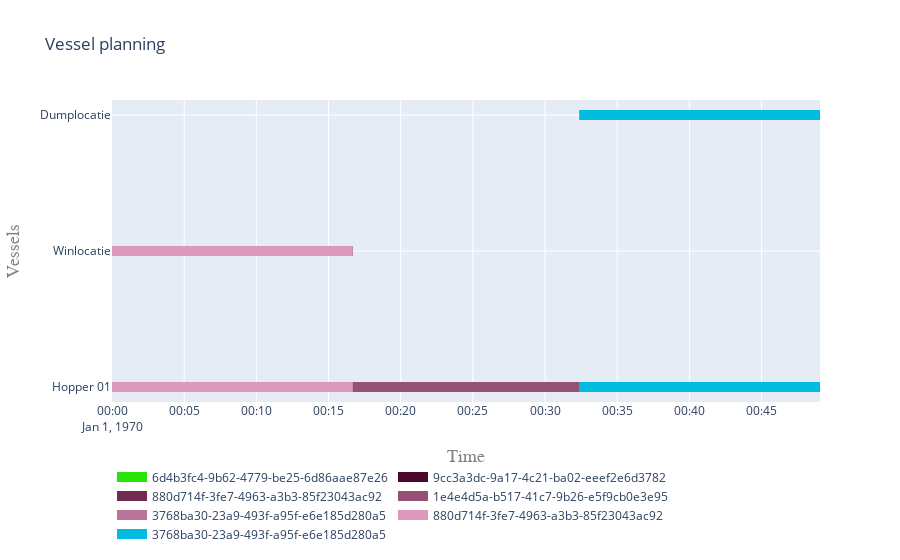

Notebook cell for this chart:
### Code cell
plot.vessel_planning([hopper, from_site, to_site])

### Figure 1 — Plotly figure (JSON) as saved in the notebook; plotly's stock layout.template omitted (floating-point values rounded to 4 significant figures)
{"data": [{"connectgaps": false, "hoverinfo": "y+name", "line": {"color": "rgb(40,228,9)", "width": 10}, "mode": "lines", "name": "6d4b3fc4-9b62-4779-be25-6d86aae87e26", "type": "scatter", "x": ["1970-01-01T00:49:02.824591", "1970-01-01T00:49:02.824591", "1970-01-01T00:49:02.824591", "1970-01-01T00:49:02.824591", "1970-01-01T00:49:02.824591"], "y": ["Hopper 01", "Hopper 01", "Hopper 01", "Hopper 01", null]}, {"connectgaps": false, "hoverinfo": "y+name", "line": {"color": "rgb(76,8,45)", "width": 10}, "mode": "lines", "name": "9cc3a3dc-9a17-4c21-ba02-eeef2e6d3782", "type": "scatter", "x": ["1970-01-01T00:00:00", "1970-01-01T00:00:00", "1970-01-01T00:00:00", "1970-01-01T00:00:00", "1970-01-01T00:00:00"], "y": ["Hopper 01", "Hopper 01", "Hopper 01", "Hopper 01", null]}, {"connectgaps": false, "hoverinfo": "y+name", "line": {"color": "rgb(112,44,81)", "width": 10}, "mode": "lines", "name": "880d714f-3fe7-4963-a3b3-85f23043ac92", "type": "scatter", "x": ["1970-01-01T00:00:00", "1970-01-01T00:00:00", "1970-01-01T00:16:40", "1970-01-01T00:16:40", "1970-01-01T00:16:40", "1970-01-01T00:00:00", "1970-01-01T00:00:00", "1970-01-01T00:16:40", "1970-01-01T00:16:40", "1970-01-01T00:16:40", "1970-01-01T00:00:00", "1970-01-01T00:00:00", "1970-01-01T00:16:40", "1970-01-01T00:16:40", "1970-01-01T00:16:40"], "y": ["Hopper 01", "Hopper 01", "Hopper 01", "Hopper 01", null, "Hopper 01", "Hopper 01", "Hopper 01", "Hopper 01", null, "Winlocatie", "Winlocatie", "Winlocatie", "Winlocatie", null]}, {"connectgaps": false, "hoverinfo": "y+name", "line": {"color": "rgb(148,80,117)", "width": 10}, "mode": "lines", "name": "1e4e4d5a-b517-41c7-9b26-e5f9cb0e3e95", "type": "scatter", "x": ["1970-01-01T00:16:40", "1970-01-01T00:16:40", "1970-01-01T00:32:22.824591", "1970-01-01T00:32:22.824591", "1970-01-01T00:32:22.824591"], "y": ["Hopper 01", "Hopper 01", "Hopper 01", "Hopper 01", null]}, {"connectgaps": false, "hoverinfo": "y+name", "line": {"color": "rgb(184,116,153)", "width": 10}, "mode": "lines", "name": "3768ba30-23a9-493f-a95f-e6e185d280a5", "type": "scatter", "x": ["1970-01-01T00:32:22.824591", "1970-01-01T00:32:22.824591", "1970-01-01T00:49:02.824591", "1970-01-01T00:49:02.824591", "1970-01-01T00:49:02.824591", "1970-01-01T00:32:22.824591", "1970-01-01T00:32:22.824591", "1970-01-01T00:49:02.824591", "1970-01-01T00:49:02.824591", "1970-01-01T00:49:02.824591", "1970-01-01T00:32:22.824591", "1970-01-01T00:32:22.824591", "1970-01-01T00:49:02.824591", "1970-01-01T00:49:02.824591", "1970-01-01T00:49:02.824591"], "y": ["Hopper 01", "Hopper 01", "Hopper 01", "Hopper 01", null, "Hopper 01", "Hopper 01", "Hopper 01", "Hopper 01", null, "Dumplocatie", "Dumplocatie", "Dumplocatie", "Dumplocatie", null]}, {"connectgaps": false, "hoverinfo": "y+name", "line": {"color": "rgb(220,152,189)", "width": 10}, "mode": "lines", "name": "880d714f-3fe7-4963-a3b3-85f23043ac92", "type": "scatter", "x": ["1970-01-01T00:00:00", "1970-01-01T00:00:00", "1970-01-01T00:16:40", "1970-01-01T00:16:40", "1970-01-01T00:16:40", "1970-01-01T00:00:00", "1970-01-01T00:00:00", "1970-01-01T00:16:40", "1970-01-01T00:16:40", "1970-01-01T00:16:40", "1970-01-01T00:00:00", "1970-01-01T00:00:00", "1970-01-01T00:16:40", "1970-01-01T00:16:40", "1970-01-01T00:16:40"], "y": ["Hopper 01", "Hopper 01", "Hopper 01", "Hopper 01", null, "Hopper 01", "Hopper 01", "Hopper 01", "Hopper 01", null, "Winlocatie", "Winlocatie", "Winlocatie", "Winlocatie", null]}, {"connectgaps": false, "hoverinfo": "y+name", "line": {"color": "rgb(0,188,225)", "width": 10}, "mode": "lines", "name": "3768ba30-23a9-493f-a95f-e6e185d280a5", "type": "scatter", "x": ["1970-01-01T00:32:22.824591", "1970-01-01T00:32:22.824591", "1970-01-01T00:49:02.824591", "1970-01-01T00:49:02.824591", "1970-01-01T00:49:02.824591", "1970-01-01T00:32:22.824591", "1970-01-01T00:32:22.824591", "1970-01-01T00:49:02.824591", "1970-01-01T00:49:02.824591", "1970-01-01T00:49:02.824591", "1970-01-01T00:32:22.824591", "1970-01-01T00:32:22.824591", "1970-01-01T00:49:02.824591", "1970-01-01T00:49:02.824591", "1970-01-01T00:49:02.824591"], "y": ["Hopper 01", "Hopper 01", "Hopper 01", "Hopper 01", null, "Hopper 01", "Hopper 01", "Hopper 01", "Hopper 01", null, "Dumplocatie", "Dumplocatie", "Dumplocatie", "Dumplocatie", null]}], "layout": {"hovermode": "closest", "legend": {"orientation": "h", "x": 0, "y": -0.2}, "title": {"text": "Vessel planning"}, "xaxis": {"range": ["1970-01-01T00:00:00", "1970-01-01T00:49:02.824591"], "title": {"font": {"color": "#7f7f7f", "family": "Courier New, monospace", "size": 18}, "text": "Time"}}, "yaxis": {"title": {"font": {"color": "#7f7f7f", "family": "Courier New, monospace", "size": 18}, "text": "Vessels"}}}}
